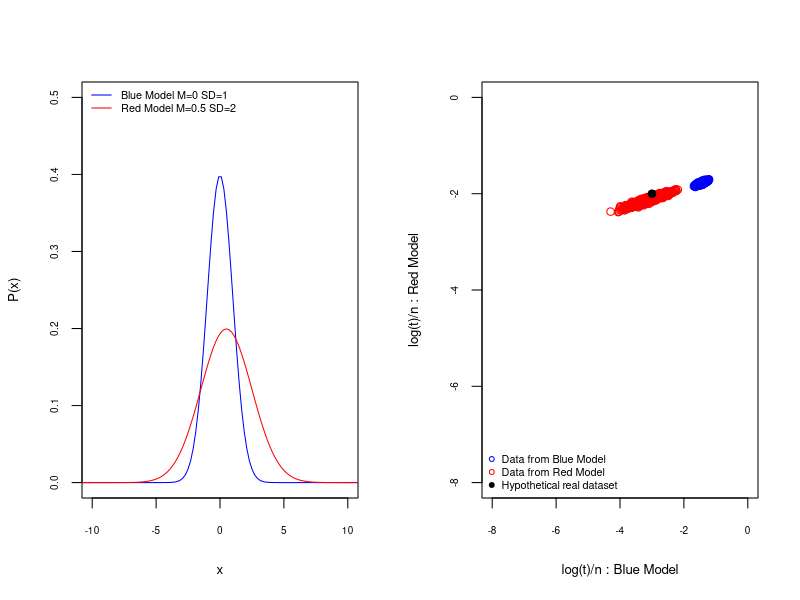

Write R code to recreate this figure.
rm(list = ls())

n<-84     # Number of samples for each experiment
m_b<-0   # Mean of blue distribution 
sd_b<-1   # SD of blue distribution
m_r<-0.5    # SD of red distribution
sd_r<-2   # Mean of red distribution

modelb2datab<-vector()
modelr2datab<-vector()
modelb2datar<-vector()
modelr2datar<-vector()
for (i in c(1:1000)){
  data_b<-rnorm(n,m_b,sd_b) # Draw n random samples of blue model 
  data_r<-rnorm(n,m_r,sd_r) # Draw n random samples of red model 
  
  modelb2datab[i]<-prod(dnorm(data_b,m_b,sd_b)) # Get total likelihood of blue data under blue model
  modelr2datab[i]<-prod(dnorm(data_b,m_r,sd_r)) # Get total likelihood of blue data under red model
  
  modelb2datar[i]<-prod(dnorm(data_r,m_b,sd_b)) # Get total likelihood of red data under blue model
  modelr2datar[i]<-prod(dnorm(data_r,m_r,sd_r)) # Get total likelihood of red data under red model
}

par(mfrow=c(1,2))
x<-seq(-100,100,length.out=1000)
plot(-20,-20,xlim=c(-10,10),ylim=c(0,0.5),xlab="x",ylab="P(x)",cex.axis=0.6, cex.lab = 0.8)
lines(x,dnorm(x,m_b,sd_b),col="blue")
lines(x,dnorm(x,m_r,sd_r),col="red")
legend("topleft", c("Blue Model M=0 SD=1","Red Model M=0.5 SD=2"), lty=c(1,1), col=c("blue","red"),cex=0.65,bty = "n")

# Plot blue data likelihood under the blue (x) and red (y) model 
plot(log(modelb2datab)/n,log(modelr2datab)/n,col='blue',xlim=c(-8,0),ylim=c(-8,0),xlab=c("log(t)/n : Blue Model"),ylab=c("log(t)/n : Red Model"),cex.axis=0.6, cex.lab = 0.8)
# Plot red data likelihood under the blue (x) and red (y) model
points(log(modelb2datar)/n,log(modelr2datar)/n,col='red')
points(-3,-2,pch = 19)
legend("bottomleft", c("Data from Blue Model","Data from Red Model","Hypothetical real dataset"), pch=c(1,1,19), col=c("blue","red","black"),cex=0.65,bty = "n")


